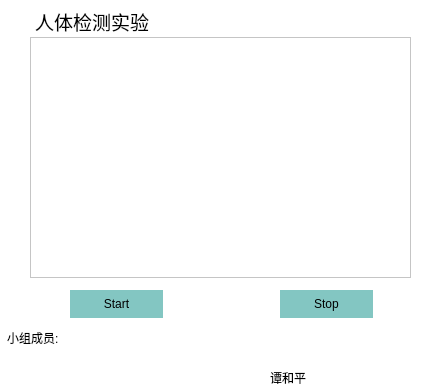
<?xml version="1.0" encoding="UTF-8"?>
<ui version="4.0">
 <class>Widget</class>
 <widget class="QWidget" name="Widget">
  <property name="windowModality">
   <enum>Qt::NonModal</enum>
  </property>
  <property name="geometry">
   <rect>
    <x>0</x>
    <y>0</y>
    <width>446</width>
    <height>392</height>
   </rect>
  </property>
  <property name="windowTitle">
   <string>人体检测</string>
  </property>
  <property name="styleSheet">
   <string notr="true">background-color: rgb(255, 255, 255);</string>
  </property>
  <widget class="QTextEdit" name="textEdit">
   <property name="geometry">
    <rect>
     <x>30</x>
     <y>37</y>
     <width>381</width>
     <height>241</height>
    </rect>
   </property>
  </widget>
  <widget class="QPushButton" name="pushButton">
   <property name="geometry">
    <rect>
     <x>70</x>
     <y>290</y>
     <width>93</width>
     <height>28</height>
    </rect>
   </property>
   <property name="styleSheet">
    <string notr="true">background-color: rgba(131,198,194, 255); border: none;
</string>
   </property>
   <property name="text">
    <string notr="true">Start</string>
   </property>
   <property name="flat">
    <bool>true</bool>
   </property>
  </widget>
  <widget class="QPushButton" name="pushButton_2">
   <property name="geometry">
    <rect>
     <x>280</x>
     <y>290</y>
     <width>93</width>
     <height>28</height>
    </rect>
   </property>
   <property name="styleSheet">
    <string notr="true">background-color: rgba(131,198,194, 255); border: none;
</string>
   </property>
   <property name="text">
    <string>Stop</string>
   </property>
  </widget>
  <widget class="QLabel" name="label_4">
   <property name="geometry">
    <rect>
     <x>270</x>
     <y>370</y>
     <width>141</width>
     <height>16</height>
    </rect>
   </property>
   <property name="text">
    <string>谭和平 </string>
   </property>
  </widget>
  <widget class="QLabel" name="label_5">
   <property name="geometry">
    <rect>
     <x>7</x>
     <y>330</y>
     <width>100</width>
     <height>15</height>
    </rect>
   </property>
   <property name="text">
    <string>小组成员:</string>
   </property>
  </widget>
  <widget class="QPushButton" name="pushButton_Close">
   <property name="geometry">
    <rect>
     <x>424</x>
     <y>4</y>
     <width>18</width>
     <height>19</height>
    </rect>
   </property>
   <property name="text">
    <string/>
   </property>
   <property name="icon">
    <iconset resource="gui.qrc">
     <normaloff>:/新前缀/Close (6).png</normaloff>:/新前缀/Close (6).png</iconset>
   </property>
   <property name="flat">
    <bool>true</bool>
   </property>
  </widget>
  <widget class="QLabel" name="label_6">
   <property name="geometry">
    <rect>
     <x>5</x>
     <y>0</y>
     <width>30</width>
     <height>30</height>
    </rect>
   </property>
   <property name="text">
    <string/>
   </property>
   <property name="pixmap">
    <pixmap resource="gui.qrc">:/新前缀/github-fill (8).png</pixmap>
   </property>
   <property name="scaledContents">
    <bool>true</bool>
   </property>
  </widget>
  <widget class="QLabel" name="label_7">
   <property name="geometry">
    <rect>
     <x>35</x>
     <y>7</y>
     <width>150</width>
     <height>28</height>
    </rect>
   </property>
   <property name="font">
    <font>
     <family>文泉驿正黑</family>
     <pointsize>14</pointsize>
    </font>
   </property>
   <property name="layoutDirection">
    <enum>Qt::LeftToRight</enum>
   </property>
   <property name="text">
    <string>人体检测实验</string>
   </property>
   <property name="textFormat">
    <enum>Qt::AutoText</enum>
   </property>
   <property name="scaledContents">
    <bool>false</bool>
   </property>
   <property name="alignment">
    <set>Qt::AlignLeading|Qt::AlignLeft|Qt::AlignTop</set>
   </property>
  </widget>
 </widget>
 <resources>
  <include location="gui.qrc"/>
 </resources>
 <connections/>
</ui>
